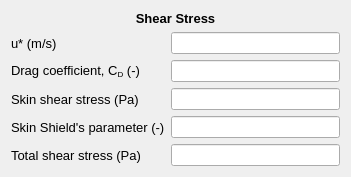
           <widget class="QWidget" name="formLayoutWidget_6">
            <property name="geometry">
             <rect>
              <x>410</x>
              <y>630</y>
              <width>351</width>
              <height>168</height>
             </rect>
            </property>
            <layout class="QFormLayout" name="formLayout_7">
             <item row="1" column="0">
              <widget class="QLabel" name="uStar_lbl">
               <property name="font">
                <font>
                 <family>MS Shell Dlg 2</family>
                 <pointsize>10</pointsize>
                </font>
               </property>
               <property name="text">
                <string>u* (m/s)</string>
               </property>
              </widget>
             </item>
             <item row="1" column="1">
              <widget class="QLineEdit" name="uStar_txt">
               <property name="readOnly">
                <bool>true</bool>
               </property>
              </widget>
             </item>
             <item row="2" column="0">
              <widget class="QLabel" name="CD_lbl">
               <property name="font">
                <font>
                 <family>MS Shell Dlg 2</family>
                 <pointsize>10</pointsize>
                </font>
               </property>
               <property name="frameShadow">
                <enum>QFrame::Raised</enum>
               </property>
               <property name="text">
                <string>&lt;html&gt;&lt;head/&gt;&lt;body&gt;&lt;p&gt;Drag coefficient, C&lt;span style=&quot; vertical-align:sub;&quot;&gt;D&lt;/span&gt; (-)&lt;/p&gt;&lt;/body&gt;&lt;/html&gt;</string>
               </property>
              </widget>
             </item>
             <item row="2" column="1">
              <widget class="QLineEdit" name="CD_txt">
               <property name="readOnly">
                <bool>true</bool>
               </property>
              </widget>
             </item>
             <item row="3" column="0">
              <widget class="QLabel" name="skinShear_lbl">
               <property name="font">
                <font>
                 <family>MS Shell Dlg 2</family>
                 <pointsize>10</pointsize>
                 <weight>50</weight>
                 <bold>false</bold>
                 <strikeout>false</strikeout>
                 <kerning>true</kerning>
                </font>
               </property>
               <property name="text">
                <string>Skin shear stress (Pa)</string>
               </property>
              </widget>
             </item>
             <item row="3" column="1">
              <widget class="QLineEdit" name="skinShear_txt">
               <property name="readOnly">
                <bool>true</bool>
               </property>
              </widget>
             </item>
             <item row="4" column="0">
              <widget class="QLabel" name="skinShields_lbl">
               <property name="font">
                <font>
                 <family>MS Shell Dlg 2</family>
                 <pointsize>10</pointsize>
                 <weight>50</weight>
                 <bold>false</bold>
                 <strikeout>false</strikeout>
                 <kerning>true</kerning>
                </font>
               </property>
               <property name="text">
                <string>Skin Shield's parameter (-)</string>
               </property>
              </widget>
             </item>
             <item row="4" column="1">
              <widget class="QLineEdit" name="skinShields_txt">
               <property name="readOnly">
                <bool>true</bool>
               </property>
              </widget>
             </item>
             <item row="5" column="0">
              <widget class="QLabel" name="totalShear_lbl">
               <property name="font">
                <font>
                 <family>MS Shell Dlg 2</family>
                 <pointsize>10</pointsize>
                 <weight>50</weight>
                 <bold>false</bold>
                 <strikeout>false</strikeout>
                 <kerning>true</kerning>
                </font>
               </property>
               <property name="text">
                <string>Total shear stress (Pa)</string>
               </property>
              </widget>
             </item>
             <item row="5" column="1">
              <widget class="QLineEdit" name="totalShear_txt">
               <property name="readOnly">
                <bool>true</bool>
               </property>
              </widget>
             </item>
             <item row="0" column="0" colspan="2">
              <widget class="QLabel" name="shear_lbl">
               <property name="font">
                <font>
                 <family>MS Shell Dlg 2</family>
                 <pointsize>10</pointsize>
                 <weight>75</weight>
                 <bold>true</bold>
                </font>
               </property>
               <property name="text">
                <string>&lt;html&gt;&lt;head/&gt;&lt;body&gt;&lt;p align=&quot;center&quot;&gt;Shear Stress&lt;/p&gt;&lt;/body&gt;&lt;/html&gt;</string>
               </property>
              </widget>
             </item>
            </layout>
           </widget>
